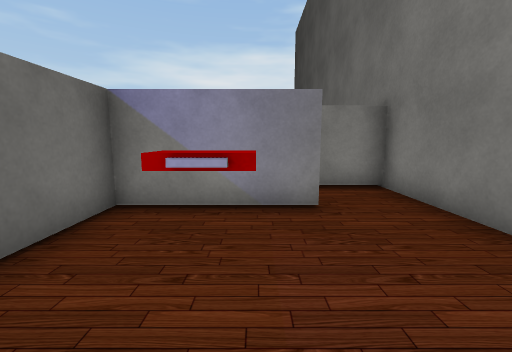
view 1 (above)

24 first-person views from a walk through a scene from a Unity 3-D project. The camera is 1.2 m above the floor, tilts 8° down and sees 90° across. The floor is counted in squares, 1 m on a side. Each view is taken from the middle of a square. On the plan, view 1 faces up. The plan holds only what a view shows up to about 12 squares ahead; the rest is blank. The place goes on beyond the plan. The player character is not drawn. Door leaves are left out, so doorways stand open. Some surface patterns are stand-ins.

view 2
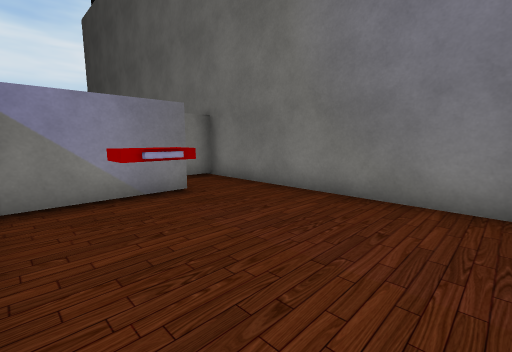

view 3
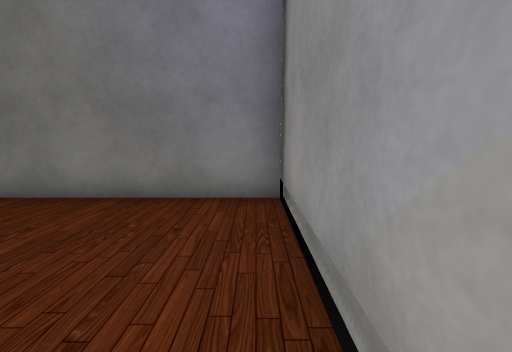

view 4
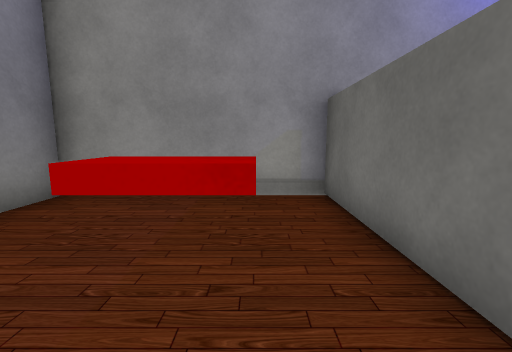

view 5
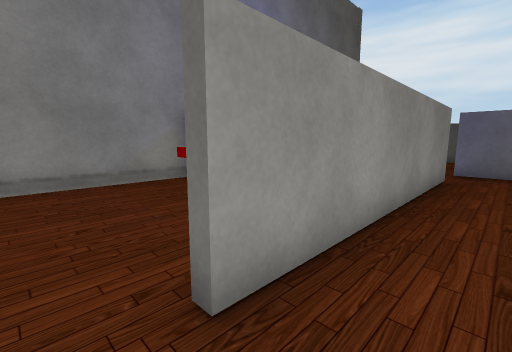

view 6
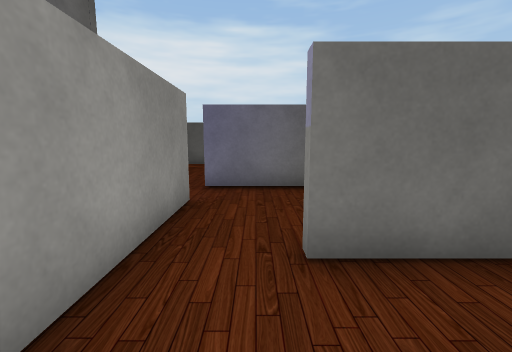

view 7
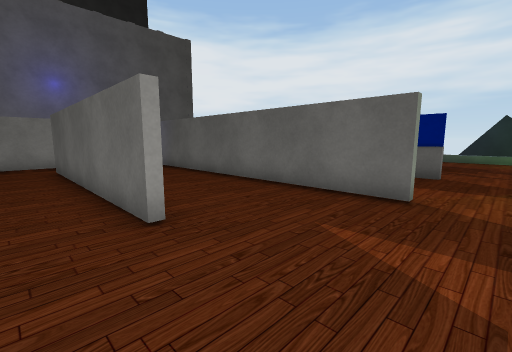

view 8
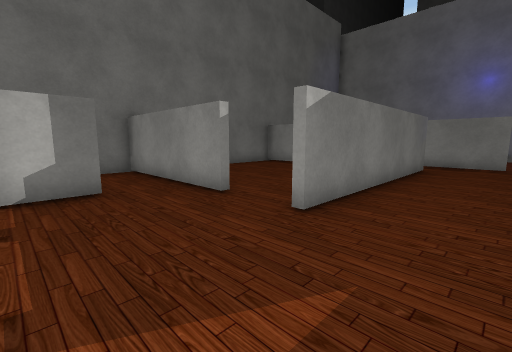

view 9
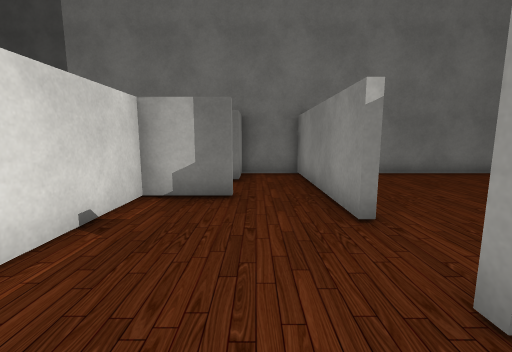

view 10
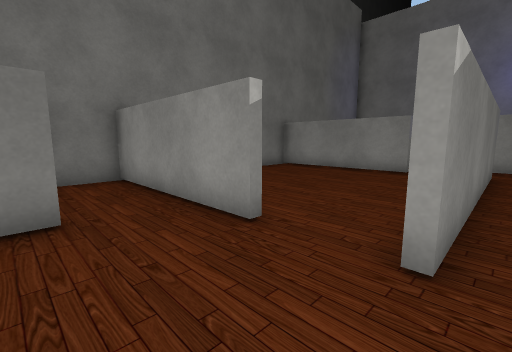

view 11
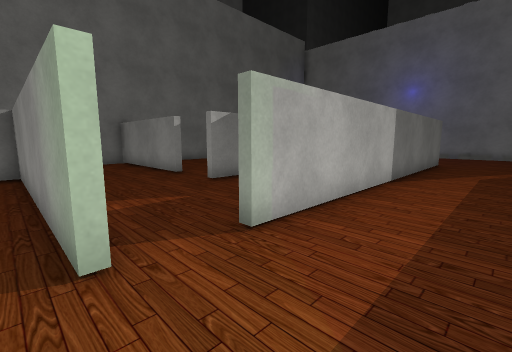

view 12
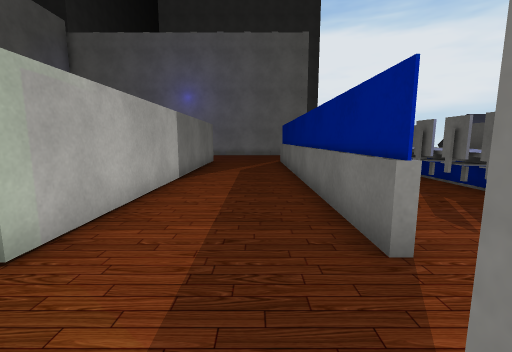

view 13
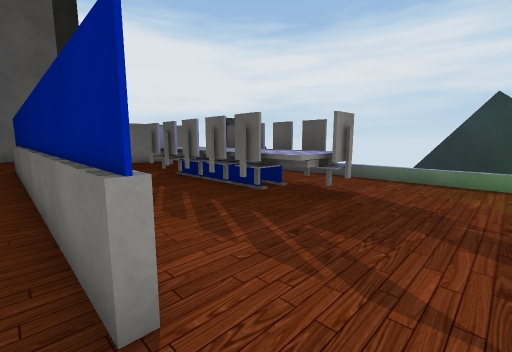

view 14
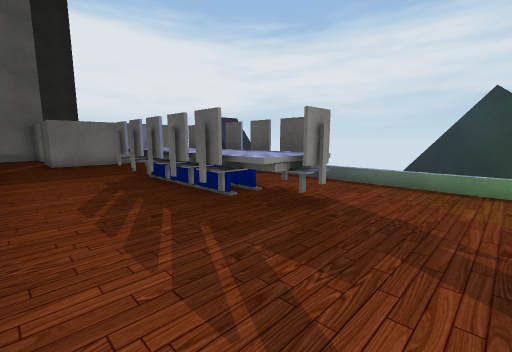

view 15
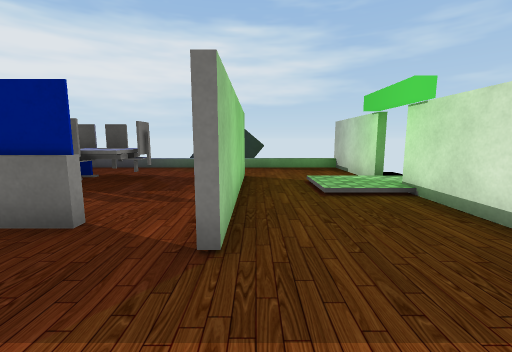

view 16
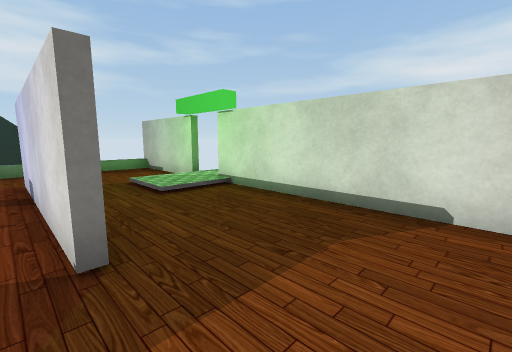

view 17
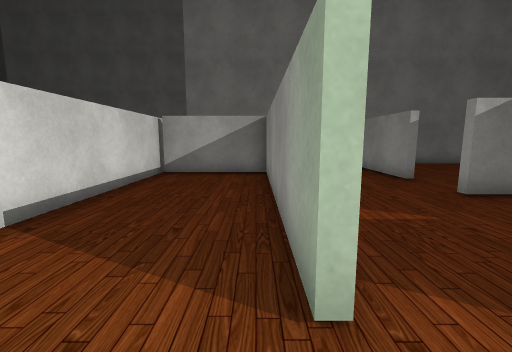

view 18
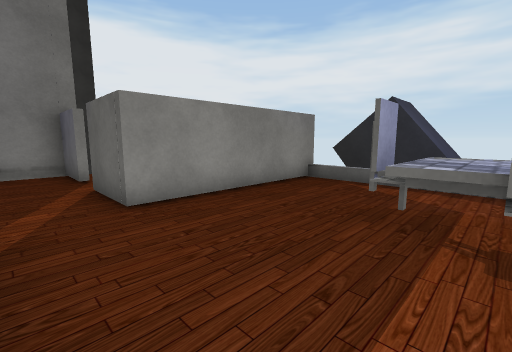

view 19
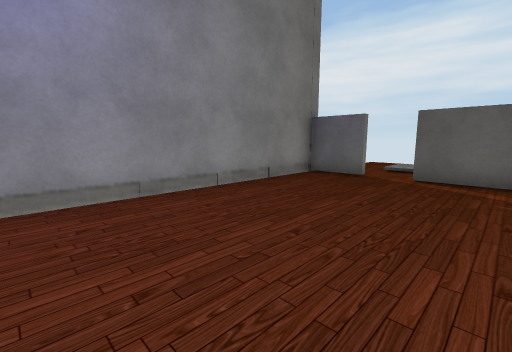

view 20
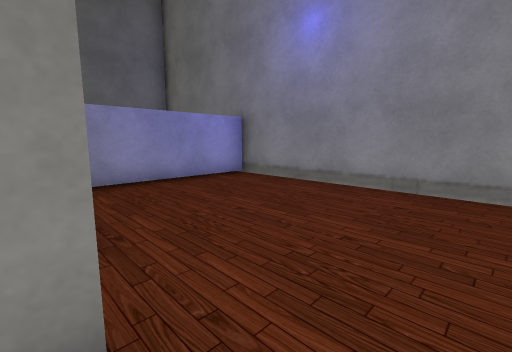

view 21
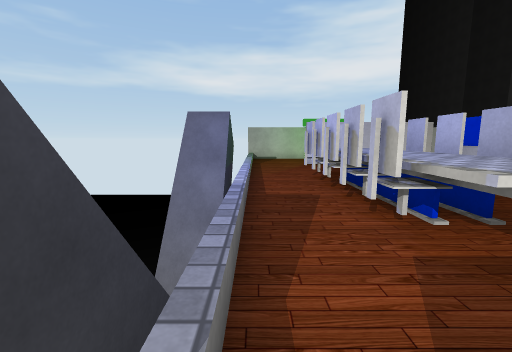

view 22
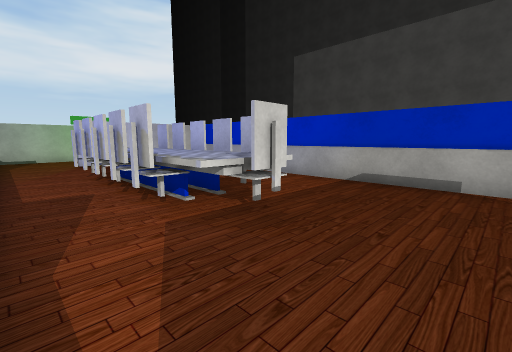

view 23
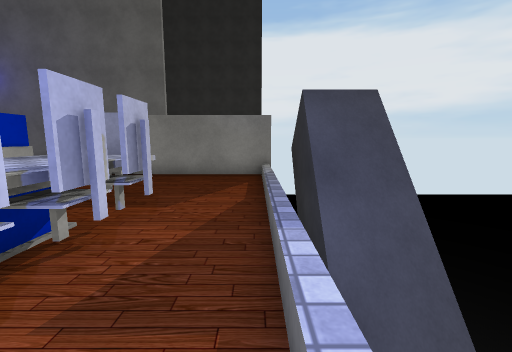

view 24
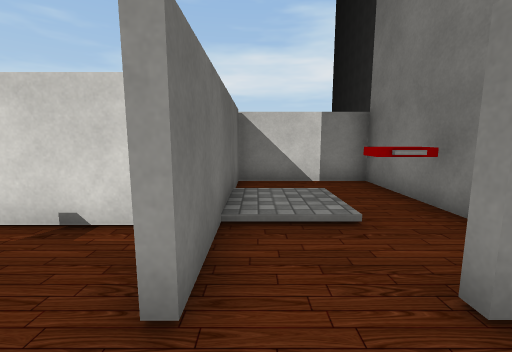

### Floor plan
Key: @ floor where view 1 was taken; # wall or solid block; . main floor; : floor 0.25 m higher than the main floor; / step, stairs or slope; D open door; = window, fence, low wall or low ledge; ^ raised ledge; v drop or lower ground; C chair; O other object.
Columns run from 23 left of view 1 to 4 right of it. Each row starts with its distance up from view 1.
 23    ####DD##################
 22    /...::.............#...#
 21    /...::.............#...#
 20    /..................#::O#
 19   ^/..######...########::OO
 18   #/...........D......#...
 17 ###/...........D......#DD##
 16 v=v/..C....=...#..........#
 15 vvv/.^C^...=...#..........#
 14 vvv/.C^C...=...#...DD######
 13 vv /.C^C...=...#...#.....
 12    /.C^C...=...#...#......
 11    /.C^C...=...#...#......#
 10 vvv/.C^C...=...#...#......#
  9 vvv/.C^C...=...#...#......#
  8 v=v/.^C^...=...#...#......#
  7 ###/.......=...#...DD######
  6   #/.......=...#..........#
  5   ^/.......=...DD#######DDD
  4   v######...........#.....#
  3         #...........#.OO..#
  2        .D...........#.OO..#
  1      ::.D...........#.....#
  0      ...#...........#..@..#
 -1         #...........#.....#
 -2         v##################v

Positions as (right, up) in squares from view 1, and headings:
1: (0, 0), facing up
2: (-2, -1), facing up-right
3: (-2, -1), facing right
4: (-1, 4), facing down
5: (2, 6), facing down-left
6: (-2, 6), facing left
7: (-3, 18), facing down-left
8: (-7, 18), facing down-right
9: (-6, 16), facing right
10: (-5, 17), facing down-right
11: (-11, 19), facing down-right
12: (-11, 19), facing down
13: (-12, 18), facing down-left
14: (-13, 18), facing down-left
15: (-9, 19), facing left
16: (-9, 18), facing up-left
17: (-10, 19), facing right
18: (-13, 9), facing down-left
19: (-6, 4), facing down-left
20: (-10, 5), facing down-right
21: (-20, 6), facing up
22: (-20, 5), facing up-right
23: (-20, 13), facing down
24: (0, 15), facing up
